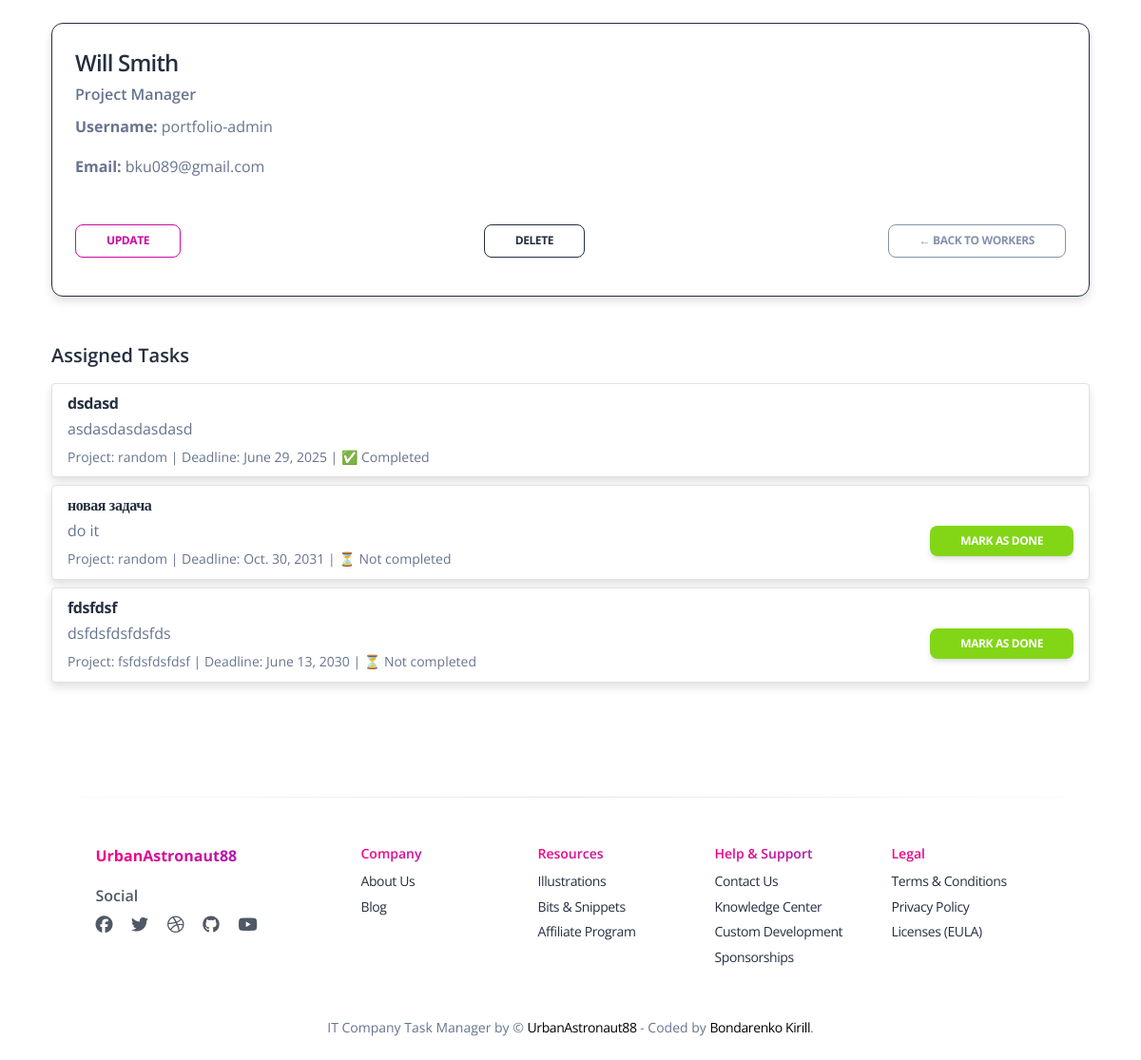
/workers/5/ (signed in), run on the app's committed database.
### main/models.py (models this page shows, shortened)
class Worker(AbstractUser):
    position = models.ForeignKey(Position, on_delete=models.SET_NULL, null=True, blank=True)

class Position(models.Model):
    name = models.CharField(max_length=255, unique=True)
    def __str__(self):
        return self.name

class Task(models.Model):
    class Priority(models.TextChoices):
        URGENT = "Urgent", "Urgent"
        HIGH = "High", "High"
        MEDIUM = "Medium", "Medium"
        LOW = "Low", "Low"
    name = models.CharField(max_length=255)
    description = models.TextField()
    deadline = models.DateField()
    is_completed = models.BooleanField(default=False)
    priority = models.CharField(
        max_length=10,
        choices=Priority.choices,
        default=Priority.MEDIUM,
    )
    task_type = models.ForeignKey(TaskType, on_delete=models.CASCADE)
    assignees = models.ManyToManyField("Worker", related_name="tasks")
    project = models.ForeignKey("Project", on_delete=models.CASCADE, related_name="tasks")

class Project(models.Model):
    name = models.CharField(max_length=255)
    description = models.TextField(blank=True)
    deadline = models.DateField()

### main/views.py (the view)
# urls.py: path("<int:pk>/", WorkerDetailView.as_view(), name="worker-detail"),
class WorkerDetailView(LoginRequiredMixin, DetailView):
    model = User
    template_name = "main/worker_detail.html"
    context_object_name = "worker"
    def get_context_data(self, **kwargs):
        context = super().get_context_data(**kwargs)
        worker = self.object
        context["assigned_tasks"] = worker.tasks.all()
        return context

### main/context_processors.py (called while the page is built)
def cfg_assets_root(request):
    return { 'ASSETS_ROOT' : settings.ASSETS_ROOT }

### templates/main/worker_detail.html (shortened to what this page needs)
{% extends "layouts/base.html" %}
{% block content %}
<div class="container mt-4">
  <div class="card shadow-sm border border-dark rounded-3">
    <div class="card-body">
      <h4 class="card-title">{{ worker.first_name }} {{ worker.last_name }}</h4>
      <h6 class="card-subtitle mb-2 text-muted">{{ worker.position }}</h6>
      <p class="card-text"><strong>Username:</strong> {{ worker.username }}</p>
      <p class="card-text"><strong>Email:</strong> {{ worker.email }}</p>
    </div>
    <div class="card-footer d-flex justify-content-between">
      <a href="{% url 'main:workers:worker-update' worker.pk %}" class="btn btn-sm btn-outline-primary">Update</a>
      <a href="{% url 'main:workers:worker-delete' worker.pk %}" class="btn btn-sm btn-outline-dark">Delete</a>
      <a href="{% url 'main:workers:worker-list' %}" class="btn btn-sm btn-outline-secondary">← Back to Workers</a>
    </div>
  </div>
  <div class="mt-5">
    <h5>Assigned Tasks</h5>
    <ul class="list-group mt-3">
      {% for task in worker.tasks.all %}
        <li class="list-group-item d-flex justify-content-between align-items-start border rounded-2 shadow-sm mb-2">
          <div class="me-3">
            <a href="{% url 'main:tasks:task-detail' task.pk %}" class="text-decoration-none text-dark">
              <strong>{{ task.name }}</strong>
            </a>
            <p class="mb-1">{{ task.description|truncatewords:15 }}</p>
            <small class="text-muted">
              Project: {{ task.project.name }} | Deadline: {{ task.deadline }} |
              {% if task.is_completed %}
                ✅ Completed
              {% else %}
                ⏳ Not completed
              {% endif %}
            </small>
          </div>
          <div class="d-flex flex-column align-items-end">
            <span class="badge bg-{{ task.priority|lower }} mb-2">{{ task.priority }}</span>
            {% if not task.is_completed and request.user == worker %}
              <form method="post" action="{% url 'main:tasks:task-complete' task.pk %}">
                <button type="submit" class="btn btn-sm btn-success">Mark as Done</button>
              </form>
            {% endif %}
          </div>
        </li>
      {% empty %}
        <li class="list-group-item border">No tasks assigned to this worker.</li>
      {% endfor %}
    </ul>
  </div>
</div>
{% endblock %}

### data on the page
Worker: first_name "Will", last_name "Smith", position "Project Manager", username "portfolio-admin", email "bku089@gmail.com"
Task: name "dsdasd", description "asdasdasdasdasd", project.name "random", deadline "June 29, 2025", is_completed "✅ Completed"
Task: name "новая задача", description "do it", project.name "random", deadline "Oct. 30, 2031", is_completed "⏳ Not completed"
Task: name "fdsfdsf", description "dsfdsfdsfdsfds", project.name "fsfdsfdsfdsf", deadline "June 13, 2030", is_completed "⏳ Not completed"
